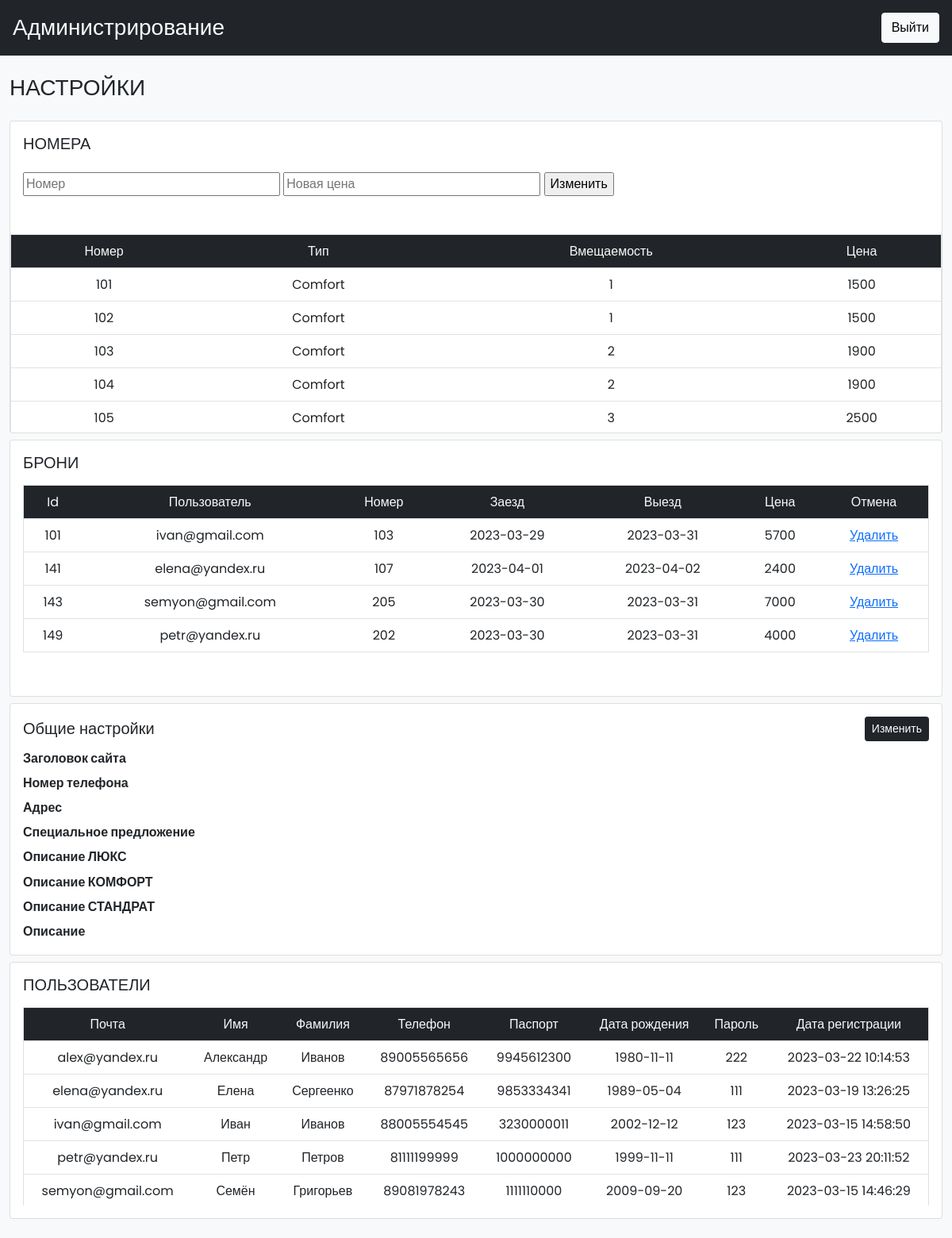
The page /php/dashboard.php (signed in) on the database its author committed.
### tables this page shows
CREATE TABLE `rooms` (
  `number` int NOT NULL,
  `type` varchar(15) NOT NULL,
  `people` int NOT NULL,
  `price` int NOT NULL
);

CREATE TABLE `booking` (
  `id_b` int NOT NULL,
  `user` varchar(50) NOT NULL,
  `room_id` int NOT NULL,
  `checkin` date NOT NULL,
  `checkout` date NOT NULL,
  `days` int NOT NULL,
  `price` int NOT NULL
);

CREATE TABLE `users` (
  `email` varchar(100) NOT NULL,
  `name` varchar(100) NOT NULL,
  `surname` varchar(100) NOT NULL,
  `phonenum` bigint NOT NULL,
  `pasport` bigint NOT NULL,
  `dob` date NOT NULL,
  `pass` varchar(100) NOT NULL,
  `datentime` datetime NOT NULL DEFAULT CURRENT_TIMESTAMP
);

### php/dashboard.php (the view, shortened to what this page needs)
<?php
    require('./links.php');
?>
<!DOCTYPE html>
<html lang="en">
<head>
    <link rel="stylesheet" href="../css/dashboard_styles.css">
</head>
<body class="bg-light">
    <div class="container_fluid bg-dark text-light p-3 d-flex align-items-center justify-content-between sticky-top">
        <h3 class="mb-0">Администрирование</h3>
        <a href="logout.php" class="btn btn-light btn-sn">Выйти</a>
    </div>
    <div class="container_fluid" id="main-content">
        <div class="row">
            <div class="col-lg-12 ms-auto p-4 overflow-hidden">
                <h3 class="mb-4">НАСТРОЙКИ</h3>
                <div class="card mt-2">
                    <div class="card-body">
                        <div class="d-flex align-items-center justify-content-between mb-3">
                            <form action="" method="post">
                                <h5 class="card-title mb-4">НОМЕРА</h5>
                                <input placeholder="Номер" name="number" class="">
                                <input placeholder="Новая цена" type="" name="price" class="">
                                <input type="submit" name="get_number" value="Изменить">
                        </div>
                    </div>
                    <div class="table-responsive" style="height: 250px; overflow-y: scroll;">
                        <table class="table table-hover border text-center">
                            <tr class="bg-dark text-light">
                                <td scope="col">Номер</td>
                                <td scope="col">Тип</td>
                                <td scope="col">Вмещаемость</td>
                                <td scope="col">Цена</td>
                            </tr>
                            <?php
                                            $q_rooms = "SELECT * FROM `rooms`";
                                            $res_rooms = mysqli_query($con,$q_rooms);
                                            while($row = mysqli_fetch_assoc($res_rooms)){
                                                echo '<tr>'.
                                                "<td>{$row['number']}</td>" .
                                                "<td>{$row['type']}</td>" .
                                                "<td>{$row['people']}</td>" .
                                                "<td>{$row['price']}</td>" .
                                        '</tr>';
                                    }
                                    ?>
                        </table>
                    </div>
                </div>
                <div class="card mt-2">
                    <div class="card-body">
                        <div class="d-flex align-items-center justify-content-between mb-3">
                            <h5 class="card-title m-0">БРОНИ</h5>
                        </div>
                        <div class="table-responsive" style="height: 250px; overflow-y: scroll;">
                            <table class="table table-hover border text-center">
                                <tr class="bg-dark text-light">
                                    <td scope="col">Id</td>
                                    <td scope="col">Пользователь</td>
                                    <td scope="col">Номер</td>
                                    <td scope="col">Заезд</td>
                                    <td scope="col">Выезд</td>
                                    <td scope="col">Цена</td>
                                    <td scope="col">Отмена</td>
                                </tr>
                                <?php
                                            $q_booking = "SELECT * FROM `booking`";
                                            $res_booking = mysqli_query($con,$q_booking);
                                            while($row = mysqli_fetch_assoc($res_booking)){
                                        echo '<tr>'.
                                        "<td>{$row['id_b']}</td>" .
                                        "<td>{$row['user']}</td>" .
                                        "<td>{$row['room_id']}</td>" .
                                        "<td>{$row['checkin']}</td>" .
                                        "<td>{$row['checkout']}</td>" .
                                        "<td>{$row['price']}</td>" .
                                        "<td><a href='?del_id={$row['id_b']}'>Удалить</a></td>" .
                                        '</tr>';
                                    }
                                    ?>
                            </table>
                        </div>
                    </div>
                </div>
                <div class="card mt-2">
                    <div class="card-body">
                        <div class="d-flex align-items-center justify-content-between mb-3">
                            <h5 class="card-title m-0">Общие настройки</h5>
                            <button type="button" class="btn btn-dark shadow-none btn-sm" data-bs-toggle="modal"
                                data-bs-target="#general-s">
                                Изменить
                            </button>
                        </div>
                        <h6 class="card-subtitle mb-1 fw-bold">Заголовок сайта</h6>
                        <h6 class="card-subtitle mb-1 fw-bold">Номер телефона</h6>
                        <h6 class="card-subtitle mb-1 fw-bold">Адрес</h6>
                        <h6 class="card-subtitle mb-1 fw-bold">Специальное предложение</h6>
                        <h6 class="card-subtitle mb-1 fw-bold">Описание ЛЮКС</h6>
                        <h6 class="card-subtitle mb-1 fw-bold">Описание КОМФОРТ</h6>
                        <h6 class="card-subtitle mb-1 fw-bold">Описание СТАНДРАТ</h6>
                        <h6 class="card-subtitle mb-1 fw-bold">Описание</h6>
                    </div>
                </div>
                <div class="card mt-2">
                    <div class="card-body">
                        <div class="d-flex align-items-center justify-content-between mb-3">
                            <h5 class="card-title m-0">ПОЛЬЗОВАТЕЛИ</h5>
                        </div>
                        <div class="table-responsive" style="height: 250px; overflow-y: scroll;">
                            <table class="table table-hover border text-center">
                                <tr class="bg-dark text-light">
                                    <td scope="col">Почта</td>
                                    <td scope="col">Имя</td>
                                    <td scope="col">Фамилия</td>
                                    <td scope="col">Телефон</td>
                                    <td scope="col">Паспорт</td>
                                    <td scope="col">Дата рождения</td>
                                    <td scope="col">Пароль</td>
                                    <td scope="col">Дата регистрации</td>
                                </tr>
                                <?php
                                            $q_users = "SELECT * FROM `users`";
                                            $res_users = mysqli_query($con,$q_users);
                                            while($row = mysqli_fetch_assoc($res_users)){
                                        echo '<tr>'.
                                        "<td>{$row['email']}</td>" .
                                        "<td>{$row['name']}</td>" .
                                        "<td>{$row['surname']}</td>" .
                                        "<td>{$row['phonenum']}</td>" .
                                        "<td>{$row['pasport']}</td>" .
                                        "<td>{$row['dob']}</td>" .
                                        "<td>{$row['pass']}</td>" .
                                        "<td>{$row['datentime']}</td>" .
                                        '</tr>';
                                    }
                                    ?>
                            </table>
                        </div>
                    </div>
                </div>
            </div>
        </div>
    </div>
</body>
</html>

### php/links.php (shortened to what this page needs)
<link rel="stylesheet" href="../css/common_styles.css">
<link href="https://cdn.jsdelivr.net/npm/bootstrap@5.0.1/dist/css/bootstrap.min.css" rel="stylesheet">
<link rel="stylesheet" href="https://cdn.jsdelivr.net/npm/bootstrap-icons@1.10.3/font/bootstrap-icons.css">

### css/common_styles.css (style rules this page uses)
* { font-family: 'Poppins', sans-serif; }

### rows shown on the page
rooms: number "101", type "Comfort", people "1", price "1500"
rooms: number "102", type "Comfort", people "1", price "1500"
rooms: number "103", type "Comfort", people "2", price "1900"
rooms: number "104", type "Comfort", people "2", price "1900"
rooms: number "105", type "Comfort", people "3", price "2500"
booking: id_b "101", user "ivan@gmail.com", room "103", checkin "2023-03-29", checkout "2023-03-31", price "5700"
booking: id_b "141", user "elena@yandex.ru", room "107", checkin "2023-04-01", checkout "2023-04-02", price "2400"
booking: id_b "143", user "semyon@gmail.com", room "205", checkin "2023-03-30", checkout "2023-03-31", price "7000"
booking: id_b "149", user "petr@yandex.ru", room "202", checkin "2023-03-30", checkout "2023-03-31", price "4000"
users: email "alex@yandex.ru", name "Александр", surname "Иванов", phonenum "89005565656", pasport "9945612300", dob "1980-11-11", pass "222", datentime "2023-03-22 10:14:53"
users: email "elena@yandex.ru", name "Елена", surname "Сергеенко", phonenum "87971878254", pasport "9853334341", dob "1989-05-04", pass "111", datentime "2023-03-19 13:26:25"
users: email "ivan@gmail.com", name "Иван", surname "Иванов", phonenum "88005554545", pasport "3230000011", dob "2002-12-12", pass "123", datentime "2023-03-15 14:58:50"
users: email "petr@yandex.ru", name "Петр", surname "Петров", phonenum "81111199999", pasport "1000000000", dob "1999-11-11", pass "111", datentime "2023-03-23 20:11:52"
users: email "semyon@gmail.com", name "Семён", surname "Григорьев", phonenum "89081978243", pasport "1111110000", dob "2009-09-20", pass "123", datentime "2023-03-15 14:46:29"
